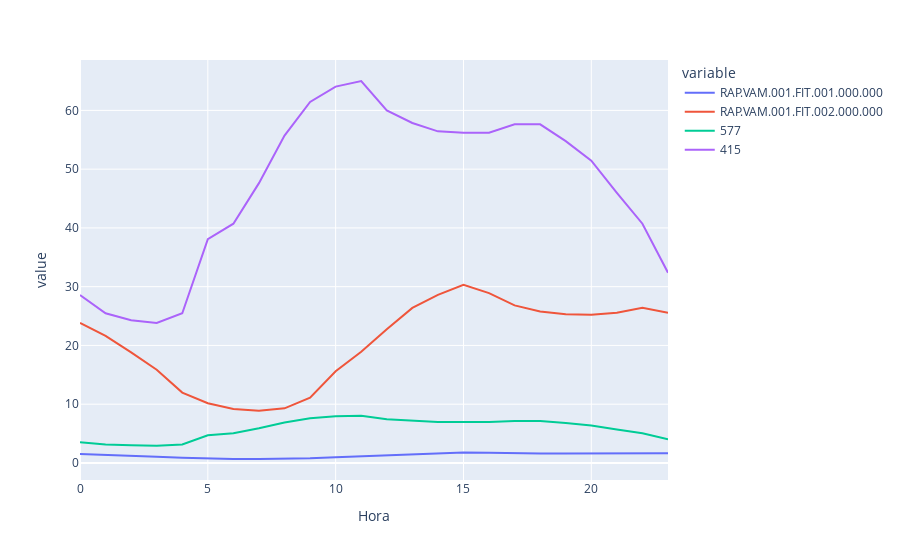

Notebook code for this chart:
### Code cell
import plotly.express as px
import pandas as pd

df_melt = Uniao.melt(id_vars='Hora', value_vars=[ 'RAP.VAM.001.FIT.001.000.000', 'RAP.VAM.001.FIT.002.000.000', '577', '415'])
fig =px.line(df_melt, x='Hora' , y='value' , color='variable')
fig.show()

### Figure 1 — Plotly figure (JSON) as saved in the notebook; plotly's stock layout.template omitted (floating-point values rounded to 4 significant figures)
{"data": [{"hovertemplate": "variable=RAP.VAM.001.FIT.001.000.000<br>Hora=%{x}<br>value=%{y}<extra></extra>", "legendgroup": "RAP.VAM.001.FIT.001.000.000", "line": {"color": "#636efa", "dash": "solid"}, "marker": {"symbol": "circle"}, "mode": "lines", "name": "RAP.VAM.001.FIT.001.000.000", "orientation": "v", "showlegend": true, "type": "scatter", "x": [0, 1, 2, 3, 4, 5, 6, 7, 8, 9, 10, 11, 12, 13, 14, 15, 16, 17, 18, 19, 20, 21, 22, 23], "xaxis": "x", "y": [1.543, 1.419, 1.247, 1.055, 0.8757, 0.7501, 0.684, 0.6733, 0.7047, 0.8012, 0.9738, 1.151, 1.339, 1.553, 1.7, 1.796, 1.753, 1.653, 1.605, 1.59, 1.607, 1.632, 1.697, 1.641], "yaxis": "y"}, {"hovertemplate": "variable=RAP.VAM.001.FIT.002.000.000<br>Hora=%{x}<br>value=%{y}<extra></extra>", "legendgroup": "RAP.VAM.001.FIT.002.000.000", "line": {"color": "#EF553B", "dash": "solid"}, "marker": {"symbol": "circle"}, "mode": "lines", "name": "RAP.VAM.001.FIT.002.000.000", "orientation": "v", "showlegend": true, "type": "scatter", "x": [0, 1, 2, 3, 4, 5, 6, 7, 8, 9, 10, 11, 12, 13, 14, 15, 16, 17, 18, 19, 20, 21, 22, 23], "xaxis": "x", "y": [23.82, 21.62, 18.83, 15.87, 11.98, 10.16, 9.168, 8.878, 9.294, 11.11, 15.61, 18.94, 22.76, 26.38, 28.6, 30.32, 28.89, 26.81, 25.79, 25.3, 25.21, 25.57, 26.4, 25.54], "yaxis": "y"}, {"hovertemplate": "variable=577<br>Hora=%{x}<br>value=%{y}<extra></extra>", "legendgroup": "577", "line": {"color": "#00cc96", "dash": "solid"}, "marker": {"symbol": "circle"}, "mode": "lines", "name": "577", "orientation": "v", "showlegend": true, "type": "scatter", "x": [0, 1, 2, 3, 4, 5, 6, 7, 8, 9, 10, 11, 12, 13, 14, 15, 16, 17, 18, 19, 20, 21, 22, 23], "xaxis": "x", "y": [3.538, 3.155, 3.007, 2.948, 3.155, 4.717, 5.042, 5.897, 6.899, 7.607, 7.931, 8.049, 7.43, 7.165, 6.988, 6.958, 6.958, 7.135, 7.135, 6.781, 6.368, 5.69, 5.042, 4.01], "yaxis": "y"}, {"hovertemplate": "variable=415<br>Hora=%{x}<br>value=%{y}<extra></extra>", "legendgroup": "415", "line": {"color": "#ab63fa", "dash": "solid"}, "marker": {"symbol": "circle"}, "mode": "lines", "name": "415", "orientation": "v", "showlegend": true, "type": "scatter", "x": [0, 1, 2, 3, 4, 5, 6, 7, 8, 9, 10, 11, 12, 13, 14, 15, 16, 17, 18, 19, 20, 21, 22, 23], "xaxis": "x", "y": [28.57, 25.48, 24.29, 23.81, 25.48, 38.1, 40.72, 47.62, 55.72, 61.43, 64.05, 65.0, 60.0, 57.86, 56.43, 56.19, 56.19, 57.62, 57.62, 54.76, 51.43, 45.95, 40.71, 32.38], "yaxis": "y"}], "layout": {"legend": {"title": {"text": "variable"}, "tracegroupgap": 0}, "margin": {"t": 60}, "xaxis": {"anchor": "y", "domain": [0, 1], "title": {"text": "Hora"}}, "yaxis": {"anchor": "x", "domain": [0, 1], "title": {"text": "value"}}}}
